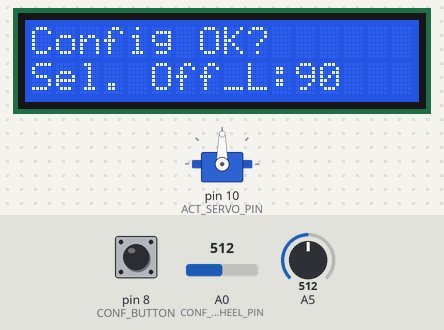
This sketch was run on a simulated Arduino Uno, built with avr-gcc and run on an emulated ATmega328P. Parts: servo, 16×2 character LCD. The inputs (shaded band) are chosen by the test bench; at power-on: pin 8 (CONF_BUTTON) HIGH, A0 (CONF_WHEEL_PIN) = 512, A5 = 512. EEPROM starts erased; what the sketch prints to the serial monitor is not drawn.

Above: at 1.2 s.
1.3 s: pin 8 (CONF_BUTTON) pulled LOW for 0.15 s
At 2.5 s:
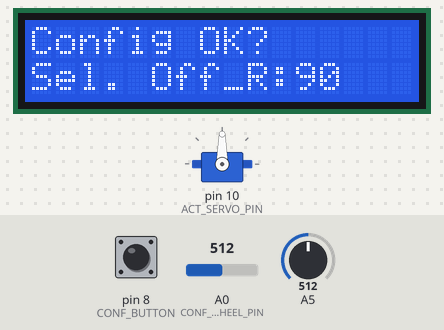
2.9 s: pin 8 (CONF_BUTTON) pulled LOW for 1 s
At 4.0 s:
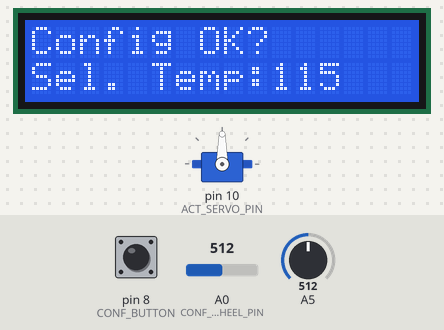
5.4 s: pin 8 (CONF_BUTTON) pulled LOW for 0.15 s
At 6.6 s:
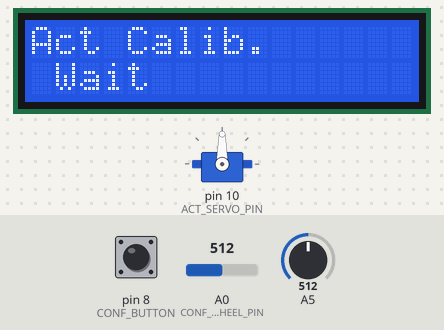
Timing chart, 0 to 8.4 s (numbered marks = the images above; inputs shaded):
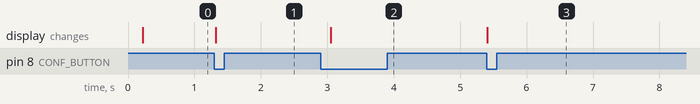

The sketch:

ArduinoBBQControl.ino
```cpp
#include "src/TempSensor.hpp"
#include "src/Actuator.hpp"
#include "src/Control.hpp"
#include "src/Button.hpp"

void setup()
{
  Serial.begin(9600);
  CtrlInit();
}

void loop()
{
  CtrlUpdate();
  ActUpdate();
  BtnUpdate();
}
```

Actuator.cpp
```cpp
#include "Actuator.hpp"
#include <Arduino.h>


/*---------Global variable declarations--------*/

Actuator act;

/*---------Function declarations---------------*/

/*Moves actuator by parameter provided*/
ErrorType ActMoveMotorStep(int step);

/*Verifies calibration by moving actuator step-by-step from minimum position *  *to maximum position. Sets actuator to minimum position afterwards.          */
ErrorType ActCalibration();

/*---------Function implementations------------*/

int ActInit()
{
  ActSetMotorPos(0);
  return act.init();
}

ErrorType ActUpdate()
{
  act.tick = (act.tick + 1) % ACT_UPDATE_RATE;

  if(act.tick == 0)
  {
    switch(act.actState)
    {
      case ACT_UNDEFINED:
      act.err = ERR_INVALID_CALIBRATION;
      break;

      case ACT_DECREASE:
      act.err = ActMoveMotorStep(-ACT_STEP);
      break;

      case ACT_INCREASE:
      act.err = ActMoveMotorStep(ACT_STEP);
      break;

      case ACT_MINIMUM:
      act.err = ActSetMotorPos(act.minPos);
      break;

      case ACT_MAXIMUM:
      act.err = ActSetMotorPos(act.maxPos);
      break;

      case ACT_HOLD: //do nothing
      break;

      case ACT_CALIBRATION: //perfom min/max calibration
      act.err = ActCalibration();
      break;
    }

  }

  return act.err;
}

  ErrorType ActMoveMotorStep(int step)
  {

    int newPos = act.pos + step;

    if(newPos >= act.maxPos)
    {
      newPos = act.maxPos;
      ActSetState(ACT_MAXIMUM);
    }
    else if(newPos <= act.minPos)
    {
      newPos = act.minPos;
      ActSetState(ACT_MINIMUM);
    }

    if(ACT_INVERT_SERVO == 0)
    {
      if(act.pos != newPos)
      {
        act.servo.write(newPos);
        act.pos = newPos;
      }
    }
    else
    {
      if(act.pos != newPos)
      {
        act.servo.write(act.maxPos - newPos);
        act.pos = newPos;
      }
    }

    return ERR_NULL;
  }

  ErrorType ActSetMotorPos(int pos)
  {
    if(act.actState != ACT_UNDEFINED)
    {
      if(pos >= act.maxPos)
      {
        pos = act.maxPos;
        ActSetState(ACT_MAXIMUM);
      }
      else if(pos <= act.minPos)
      {
        pos = act.minPos;
        ActSetState(ACT_MINIMUM);
      }

      if(ACT_INVERT_SERVO == 0)
      {
        if(pos != act.pos)
        {
          act.servo.write(pos);
          act.pos = pos;
        }
      }
      else  //invert servo
      {
        if(pos != act.pos)
        {
          act.servo.write(act.maxPos - pos);
          act.pos = pos;
        }
      }
    }
    else  // Act state is undefined - ignore min/max values
    {
      if(pos != act.pos)
        {
          act.servo.write(pos);
          act.pos = pos;
        }
    }

    return ERR_NULL;
  }

  ErrorType ActCalibration()
  {
    for(int pos = act.minPos; pos <= act.maxPos; pos++)
    {
      ActSetMotorPos(pos);
      delay(ACT_SERVO_WAIT_MS);
    }

    ActSetMotorPos(act.minPos);
    delay(ACT_SERVO_WAIT_MS);

    act.actState = ACT_HOLD;

    return ERR_NULL;

  }

  void ActSetState(ActCtrlState state)
  {
    act.actState = state;
  }

  ActCtrlState ActGetState()
  {
    return act.actState;
  }
  void ActSetMinPos(int pos)
  {
    act.minPos = pos;
  }

void ActSetMaxPos(int pos)
{
  act.maxPos = pos;
}

int ActGetMinPos()
{
  return act.minPos;
}

int ActGetMaxPos()
{
  return act.maxPos;
}

int ActGetCurrPos()
{
  return act.pos;
}

void ActSetMotorToMinPos()
{
    ActSetMotorPos(act.minPos);
    ActSetState(ACT_MINIMUM);
}
```

Actuator.hpp
```cpp
#include "CommonTypes.hpp"
#include <Servo.h>
#include "config.hpp"

/*Actuator states*/
enum ActCtrlState
{
    ACT_INCREASE,
    ACT_DECREASE,
    ACT_HOLD,
    ACT_CALIBRATION,
    ACT_UNDEFINED,
    ACT_MAXIMUM,
    ACT_MINIMUM,
};

/*Actuator data structure*/
struct actuator_t;
typedef struct actuator_t
{
  int pos;
  int maxPos; //in degrees
  int minPos; //in degrees
  int tick;
  ErrorType err;
  ActCtrlState actState;
  Servo servo;

  int init()
  {
    pos = 0;
    maxPos = 180;
    minPos = 0;
    actState = ACT_UNDEFINED;
    tick = 0;
    err = ERR_NULL;
    servo.attach(ACT_SERVO_PIN);

    return 0;
  };

} Actuator;

/*Actuator update loop*/
ErrorType ActUpdate();

/*Actuator init function*/
int ActInit();

/*Sets actuator to pos for offset calibration *
 *Ignores ACT_INVERT_SERVO setting            */
ErrorType ActSetMotorPos(int pos);

/*Sets ActCtrlState of the actuator*/
void ActSetState(ActCtrlState state);

/*Returns ActCtrlState of the actuator*/
ActCtrlState ActGetState();

/*Sets minimum offset of the actuator   *
 *Used within actuator caliration state *
 *Ignores ACT_INVERT_SERVO setting      */
void ActSetMinPos(int pos);

/*Sets maximum offset of the actuator   *
 *Used within actuator caliration state *
*Ignores ACT_INVERT_SERVO setting       */
void ActSetMaxPos(int pos);

/*Sets actuator to minimum position     *
 *Used within actuator caliration state *
*Ignores ACT_INVERT_SERVO setting       */
void ActSetMotorToMinPos();

/*Returns current position of the actuator*/
int ActGetCurrPos();

/*Returns the minimum offset of the actuator*/
int ActGetMinPos();

/*Returns the maximum offset of the actuator*/
int ActGetMaxPos();
```

Button.cpp
```cpp
#include "Button.hpp"
#include "config.hpp"

/*---------Global variable declarations--------*/

Button myBtn(CONF_BUTTON);

bool btnPressed = false;

/*---------Function implementations------------*/

void BtnInit()
{
  myBtn.begin();
}

void BtnUpdate()
{
    myBtn.read();               // read the button

    if (myBtn.wasPressed())    // if the button was released, change the LED
    {
        btnPressed = true;
    }
    else
    {
      btnPressed = false;
    }
}

bool BtnPressed()
{
  return btnPressed;
}
```

Button.hpp
```cpp
#ifndef INCLUDE_BUTTON_HPP
#define INCLUDE_BUTTON_HPP 1

#include <JC_Button.h>          // https://github.com/JChristensen/JC_Button

/*Button init function*/
void BtnInit();

/*Returns if true if button is pressed*
 *Returns false otherwise             */
bool BtnPressed();

/*Actuator update loop*/
void BtnUpdate();

#endif
```

CommonTypes.hpp
```cpp
#ifndef INCLUDE_COMMON_TYPES
#define INCLUDE_COMMON_TYPES 1

/*Common rrror type definition*/
enum ErrorType
{
  ERR_INVALID_SENSOR_DATA,
  ERR_INVALID_CALIBRATION,
  ERR_ACTUATOR,
  ERR_CONFIG,
  ERR_NULL,
};

#endif
```

Control.cpp
```cpp
#include "Arduino.h"
#include "Control.hpp"
#include "TempSensor.hpp"
#include "Actuator.hpp"
#include "Display.hpp"
#include "Button.hpp"
#include "NVM.hpp"

/*---------Global variable declarations--------*/

Control ctrl;

/*---------Function declarations---------------*/
ErrorType CtrlModeReloadConfig();
ErrorType CtrlModeConfigTemp();
ErrorType CtrlModeConfigActMin();
ErrorType CtrlModeConfigActMax();
ErrorType CtrlModePause();
ErrorType CtrlModeHeatup();
ErrorType CtrlModeLidOpen();
ErrorType CtrlModeGasLow();
ErrorType CtrlModeFinished();
ErrorType CtrlModeError();
ErrorType CtrlModeOperation();
ErrorType CtrlModeActCalibration();
void CtrlSetTargetTemp(int temp);
bool CtrlDetectOpenLid();
bool CtrlDetectGasLow();
void updateTempHistory();
CtrlMode CtrlGetMode();
void CtrlClearTempHistory();

/*---------Function implementations------------*/

int CtrlInit()
{
  return ctrl.init();
}

ErrorType CtrlUpdate()
{
  ErrorType err = ERR_NULL;

  switch(ctrl.currMode)
  {
    case  MODE_INITIALIZE:  //startup initialization
      TmpInit();
      ActInit();
      DispInit();
      BtnInit();
      ctrl.updateMode(MODE_CONFIG_RELOAD);
    break;

    case MODE_CONFIG_RELOAD:  //Promt user whether to set new config, otherwise reload
      err = CtrlModeReloadConfig();
    break;

    case  MODE_CALIBRATION: //Actuator go from min to max
      err = CtrlModeActCalibration();
    break;

    case MODE_CONFIG_ACT_MIN: //set target temperature, timer
    err = CtrlModeConfigActMin();
    break;

    case MODE_CONFIG_ACT_MAX:
    err = CtrlModeConfigActMax();
    break;

    case MODE_CONFIG_TEMP:
    err = CtrlModeConfigTemp();
    break;

    case MODE_HEATUP:
      err = CtrlModeHeatup();
    break;

    case MODE_OPERATION:
    err = CtrlModeOperation();
    break;

    case MODE_LID_OPEN:
      err = CtrlModeLidOpen();
    break;

    case MODE_GAS_LOW:
      err = CtrlModeGasLow();
    break;

    case MODE_PAUSE:
      err = CtrlModePause();
    break;

    case MODE_ERROR:
      err = CtrlModeError();
    break;

    case MODE_FINISHED:
      err = CtrlModeFinished();
    break;

    case MODE_UNDEFINED:
    break;
  }

  updateTempHistory();

  DispSetCurrState(ctrl.currMode, ActGetCurrPos(), ctrl.targetChamberTemp, err, TmpGetAvgTemperature(), ctrl.ctrlTimer);
  DispUpdate();

  if(err != ERR_NULL)
  {
    ctrl.updateMode(MODE_ERROR);
    Serial.print("Error");
    Serial.print(err);
  }

  //Reset watchdog
  wdt_reset();

  return err;
}

ErrorType CtrlModeConfigTemp()
{
  ErrorType err = ERR_NULL;

  int val = 0;

  val = analogRead(CONF_WHEEL_PIN);
  val = map(val, 0, 1023, 80, 150);

  CtrlSetTargetTemp(val);

      if(BtnPressed() == true)
      {
        ctrl.updateMode(MODE_CALIBRATION);
      }

  if(ctrl.targetChamberTemp < 80 || ctrl.targetChamberTemp > 180)
  {
    err = ERR_CONFIG;
  }

  return err;
}

ErrorType CtrlModeConfigActMin()
{
  ErrorType err = ERR_NULL;

  int val = 0;
  val = analogRead(CONF_WHEEL_PIN);
  val = map(val, 0, 1023, ACT_MIN_OFFSET, ACT_MAX_OFFSET);

  ActSetMotorPos(val);

  if(BtnPressed() == true)
  {
    if(val < ACT_MIN_OFFSET || val > ACT_MAX_OFFSET)
    {
      err = ERR_CONFIG;
    }

    ActSetMinPos(val);
    ctrl.updateMode(MODE_CONFIG_ACT_MAX);
  }

  return err;
}

ErrorType CtrlModeConfigActMax()
{
  ErrorType err = ERR_NULL;

  int val = 0;

  val = analogRead(CONF_WHEEL_PIN);
  val = map(val, 0, 1023, ACT_MIN_OFFSET, ACT_MAX_OFFSET);

  ActSetMotorPos(val);

  if(BtnPressed() == true)
  {
    if(val < ACT_MIN_OFFSET || val > ACT_MAX_OFFSET)
    {
      err = ERR_CONFIG;
    }

    ActSetMaxPos(val);
    ctrl.updateMode(MODE_CONFIG_TEMP);
  }

  return err;
}

ErrorType CtrlModePause()
{
  ActSetState(ACT_MINIMUM);

  return ERR_NULL;
}

ErrorType CtrlModeHeatup()
{
  if(TmpGetAvgTemperature() < ctrl.targetChamberTemp)
  {
    ActSetState(ACT_MAXIMUM);
  }
  else if(TmpGetAvgTemperature() >= ctrl.targetChamberTemp)
  {

    /**
    we are now at max. Temp is expected to increase. Avoid temperature increasing too fast by going from min to optimal position
    **/
    ActSetMotorToMinPos();

    ctrl.updateMode(MODE_OPERATION);  //start normal control mode
  }

}

ErrorType CtrlModeOperation()
{
  ErrorType err = ERR_NULL;

  if(CtrlDetectOpenLid() == true)
  {
    ctrl.updateMode(MODE_LID_OPEN);
  }
  else if(CtrlDetectGasLow() == true)
  {
    ctrl.updateMode(MODE_GAS_LOW);
  }
  else  //standard case
  {
    int currTemp = TmpGetAvgTemperature();

    int tempDiff = currTemp - ctrl.targetChamberTemp; // Act 130 Tgt 150 -> -20
                                                      // Act 150 Tgt 130 --> 20
    if(tempDiff < CTRL_OPERATION_TEMP_LOWER_THRESHOLD)
    {
      ActSetState(ACT_INCREASE);
    }
    else if(tempDiff > CTRL_OPERATION_TEMP_UPPER_THRESHOLD)
    {
      ActSetState(ACT_DECREASE);
    }
    else  //target temperature reached
    {
      ActSetState(ACT_HOLD);
    }
  }

  //FIXME: In case of short-to-ground, display shows random values but software continues to run. Re-Initialize Display fixes the displayed data
  if(BtnPressed() == true)
  {
    Serial.println("Disp Init");
    DispInit();
  }

  return err;
}

ErrorType CtrlModeLidOpen()
{
  //start countdown and re-start control mode operation
  if(ctrl.ctrlTimerMode == TIMER_IDLE)
  {
    ctrl.lidOpen = true;
    ctrl.ctrlTimer = 0;
    ctrl.ctrlTimerInit = millis() / 1000.0f;
    ctrl.ctrlTimerMode = TIMER_RUN;
    ActSetState(ACT_HOLD);
  }
  else if(ctrl.ctrlTimerMode == TIMER_RUN && ctrl.ctrlTimer < CTRL_LIDOPEN_WAIT_SEC)
  {
    ctrl.ctrlTimer = (millis() / 1000.0f) - ctrl.ctrlTimerInit;
    ActSetState(ACT_HOLD);
  }
  else  //timer expired
  {
    ctrl.lidOpen = false;
    ctrl.ctrlTimer = 0;
    ctrl.ctrlTimerInit = 0;
    ctrl.ctrlTimerMode = TIMER_IDLE;
    ctrl.updateMode(MODE_OPERATION);

    CtrlClearTempHistory(); //collect new temp history to avoid starting timer again after expired due to temp. difference
  }

  return ERR_NULL;
}

ErrorType CtrlModeActCalibration()
{
  if(ActGetState() == ACT_UNDEFINED)
  {
    ActSetState(ACT_CALIBRATION);
  }
  else if(ActGetState() == ACT_HOLD)  // Calibration finished
  {
    NVMConfigStore conf;
    conf.actMinPos = ActGetMinPos();
    conf.actMaxPos = ActGetMaxPos();
    conf.targetTemp = ctrl.targetChamberTemp;
    NvMStoreCurrConfig(conf);

    ctrl.updateMode(MODE_HEATUP);

    /*Sometimes, if there is a short-to-ground due to different grounding   *
     *of grill and controller, the application gets stuck. Watchdog aims to *
     *identify this issue and perform HW reset                              */
    if(CTRL_ENABLE_WDT == 1)
    {
      wdt_enable(WDTO_2S);
    }

  }

  return ERR_NULL;
}

ErrorType CtrlModeGasLow()
{
  //switch to mode Error and stop control?
  ActSetState(ACT_MAXIMUM);
}

ErrorType CtrlModeFinished()
{
  //display finished, alarm? and stop control
  ActSetState(ACT_MINIMUM);
}

ErrorType CtrlModeError()
{
  //display error
  ActSetState(ACT_MINIMUM);
}

void updateTempHistory()
{
  if(ctrl.tempTimerMode == TIMER_IDLE)
  {
    ctrl.tempTimer = 0;
    ctrl.tempTimerInit = millis() / 1000.0f;
    ctrl.tempTimerMode = TIMER_RUN;
  }
  else if(ctrl.tempTimerMode == TIMER_RUN && ctrl.tempTimer <  CTRL_TEMP_HISTORY_TIMER)
  {
    ctrl.tempTimer = (millis() / 1000.0f) - ctrl.tempTimerInit;
  }
  else  //timer expired
  {
    ctrl.tempHistory[ctrl.tempHistoryCount] = TmpGetAvgTemperature();
    ctrl.tempHistoryCount += 1;

    if(ctrl.tempHistoryCount == CTRL_TEMP_HISTORY_LEN)
    {
      ctrl.tempHistoryCount = 0;
      ctrl.tempHistoryBufOverflow = true;
    }

    ctrl.tempTimerMode = TIMER_IDLE;
  }

}

void CtrlSetTargetTemp(int temp)
{
  ctrl.targetChamberTemp = temp;
}

bool CtrlDetectOpenLid()
{
  bool lidOpen = false;

  if(CtrlGetMode() == MODE_OPERATION && ctrl.tempHistoryBufOverflow == true)
  {

    if(CTRL_LIDOPEN_HISTORY_LEN > CTRL_TEMP_HISTORY_LEN)
    {
      ctrl.updateMode(MODE_ERROR);
      return false;
    }

    int startPos = ctrl.tempHistoryCount;
    int endPos = abs(startPos - CTRL_LIDOPEN_HISTORY_LEN) % CTRL_TEMP_HISTORY_LEN;

    if(ctrl.tempHistory[startPos] - ctrl.tempHistory[endPos] >= CTRL_LIDOPEN_TEMP_THRESHOLD)
    {
      lidOpen = true;
    }
  }

  return lidOpen;
}

bool CtrlDetectGasLow()
{
  bool gasLow = false;

   if(CtrlGetMode() == MODE_OPERATION && ctrl.tempHistoryBufOverflow == true)
  {
    if(CTRL_GASLOW_HISTORY_LEN > CTRL_TEMP_HISTORY_LEN)
    {
      ctrl.updateMode(MODE_ERROR);
      return false;
    }

    int startPos = ctrl.tempHistoryCount;
    int endPos = abs(startPos - CTRL_GASLOW_HISTORY_LEN) % CTRL_TEMP_HISTORY_LEN;

    if(ctrl.tempHistory[startPos] - ctrl.tempHistory[endPos] >= CTRL_GASLOW_TEMP_THRESHOLD && ActGetState() == ACT_MAXIMUM)
    {
      gasLow = true;
    }
  }

  return gasLow;
}

ErrorType CtrlModeReloadConfig()
{
  ErrorType err = ERR_NULL;

  if(NvMConfigIsValid() == false)
  {
    ctrl.updateMode(MODE_CONFIG_ACT_MIN);
  }
  else  // config is valid
  {
    if(ctrl.ctrlTimerMode == TIMER_IDLE)
    {
      ctrl.ctrlTimer = 0;
      ctrl.ctrlTimerInit = millis() / 1000.0f;
      ctrl.ctrlTimerMode = TIMER_RUN;
    }
    else if(ctrl.ctrlTimerMode == TIMER_RUN && ctrl.ctrlTimer <  CTRL_CONFIG_RELOAD_TIMER)  //timer running
    {
      ctrl.ctrlTimer = (millis() / 1000.0f) - ctrl.ctrlTimerInit;

      if(BtnPressed() == true)
      {
        ctrl.ctrlTimerMode == TIMER_IDLE;
        ctrl.updateMode(MODE_CONFIG_ACT_MIN);

        return ERR_NULL;
      }

    }
    else  //timer expired - reload config
    {
      ctrl.ctrlTimerMode = TIMER_IDLE;

      NVMConfigStore conf = NvMLoadCurrConfig();

      ActSetMinPos(conf.actMinPos);
      ActSetMaxPos(conf.actMaxPos);
      CtrlSetTargetTemp(conf.targetTemp);

      if(conf.actMinPos < ACT_MIN_OFFSET || conf.actMinPos > ACT_MAX_OFFSET)
      {
        err = ERR_CONFIG;
      }

      if(conf.actMaxPos < ACT_MIN_OFFSET || conf.actMaxPos > ACT_MAX_OFFSET)
      {
        err = ERR_CONFIG;
      }

      if(err == ERR_NULL)
      {
        ctrl.updateMode(MODE_CALIBRATION);
      }
    }
  }

  return err;
}

CtrlMode CtrlGetMode()
{
  return ctrl.currMode;
}

void CtrlClearTempHistory()
{
  ctrl.tempHistoryCount = 0;
  ctrl.tempHistoryBufOverflow = false;
}
```

Display.hpp
```cpp
#ifndef INCLUDE_DISPLAY_HPP
#define INCLUDE_DISPLAY_HPP 1

#include "Control.hpp"
#include <LiquidCrystal.h>

/*Defines the data types supported by the display*/
enum dispDataTypes
{
  DISP_TYPE_TARGET_TEMP,
  DISP_TYPE_CHAMB_TEMP,
  DISP_TYPE_SEL_TEMP,
  DISP_TYPE_SEL_ACT_MIN,
  DISP_TYPE_SEL_ACT_MAX,
  DISP_TYPE_TIMER,
  DISP_TYPE_NONE,
};

/*Display data structure*/
struct Display_t;

typedef struct Display_t
{
  CtrlMode dispMode;
  int targetTemp;
  ErrorType err;
  int chambTemp;
  int timer;
  int tick;
  int actPos;

  char* sqStrs[4];
  int sqVals[4];

  void init()
  {
    dispMode = MODE_UNDEFINED;
    targetTemp = 0;
    err = ERR_NULL;
    chambTemp = 0;
    timer = 0;
    tick = 0;
    actPos = 0;
  }

} Display;

/*Display init function*/
int DispInit();

/*Display update loop*/
void DispUpdate();

/*Sets or updates the data buffer to be displayed on the LCD*/
void DispSetCurrState(CtrlMode mode, int actPos, int targetTemp, ErrorType err, int chambTemp, int ctrlTimer);

#endif
```

NVM.hpp
```cpp
#ifndef INCLUDE_NVM_HPP
#define INCLUDE_NVM_HPP 1

#include <EEPROM.h>

/*Display data structure*/
struct NvmConfigStore_t;

typedef struct NvmConfigStore_t
{
  int actMaxPos;
  int actMinPos;
  int targetTemp;
  int magicNum;

  void init()
  {
    actMaxPos = 0;
    actMinPos = 0;
    targetTemp = 0;
    magicNum = -1;
  }

} NVMConfigStore;

/*NVM init function*/
void NvmInit();

/*Returns if true if NVM is populated with data*
 *Returns false otherwise                      */
bool NvMConfigIsValid();

/*Returns current config from EEPROM*/
NVMConfigStore NvMLoadCurrConfig();

/*Stores current config into EEPROM*/
void NvMStoreCurrConfig(NVMConfigStore nvmConfig);

#endif
```

Source omitted: Control.hpp (1856 bytes), Display.cpp (3972 bytes), NVM.cpp (1858 bytes), TempSensor.cpp (1175 bytes), TempSensor.hpp (582 bytes), config.hpp (3782 bytes)

Measured:
- after the input at 1.3 s, the display: changes at once (image 1)
- after the input at 2.9 s, the display: changes after 0.16 s (image 2)
- after the input at 5.4 s, the display: changes at once (image 3)
